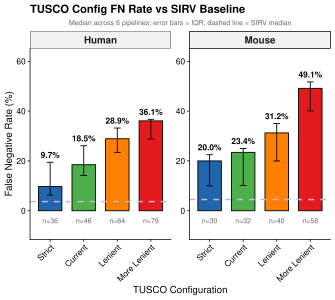

Source code (R):
#!/usr/bin/env Rscript
###############################################################################
# SIRV Baseline Comparison and Statistical Analysis
#
# Compare TUSCO configuration FN rates against SIRV (spike-in) FN rates
# using MEDIAN FN rates across pipelines for comparison.
#
# Rationale: Median provides a robust central tendency measure that is
# less affected by outliers than mean, with statistical meaning.
###############################################################################

suppressPackageStartupMessages({
  library(dplyr)
  library(tidyr)
  library(readr)
  library(ggplot2)
  library(stringr)
})

# Set working directory to script location
script_dir <- getwd()

# Define paths relative to repository root
repo_root <- file.path(script_dir, "..", "..", "..", "..")

# Source figure utilities for TUSCO theme and colors
fig_utils_path <- file.path(repo_root, "scripts", "figure_utils.R")
if (file.exists(fig_utils_path)) {
  source(fig_utils_path)
} else {
  # Fallback theme if figure_utils.R not found
  theme_tusco <- function(base_size = 7, base_family = "Helvetica") {
    theme_classic(base_size = base_size, base_family = base_family) +
      theme(
        plot.title = element_text(size = base_size + 1, face = "bold", hjust = 0),
        axis.title = element_text(size = base_size),
        axis.text = element_text(size = base_size - 1),
        legend.title = element_text(size = base_size, face = "bold"),
        legend.text = element_text(size = base_size - 1),
        strip.text = element_text(size = base_size, face = "bold"),
        axis.line = element_line(linewidth = 0.25),
        axis.ticks = element_line(linewidth = 0.25)
      )
  }
  TUSCO_COLORS <- list(
    human_tusco = "#a8d5a0",
    mouse_tusco = "#1b9e77",
    sirvs = "#cab2d6"
  )
}

###############################################################################
# 1. Load SIRV FN Data from Figure 3a Tables
###############################################################################

cat("\n=== Loading SIRV FN data from figure3a tables ===\n")

# Human SIRV data
sirv_human_file <- file.path(repo_root, "figs/figure-03/tables/fig-3a-human.tsv")
sirv_human <- read_tsv(sirv_human_file, show_col_types = FALSE) %>%
  filter(Type == "SIRVs", final_label == "Missing", record_type == "bar_distribution") %>%
  select(pipeline, sirv_fn_count = count, sirv_fn_pct = percentage) %>%
  mutate(
    species = "hsa",
    pipeline = toupper(pipeline)
  )

# Mouse SIRV data
sirv_mouse_file <- file.path(repo_root, "figs/figure-03/tables/fig-3a-mouse.tsv")
sirv_mouse <- read_tsv(sirv_mouse_file, show_col_types = FALSE) %>%
  filter(Type == "SIRVs", final_label == "Missing", record_type == "bar_distribution") %>%
  select(pipeline, sirv_fn_count = count, sirv_fn_pct = percentage) %>%
  mutate(
    species = "mmu",
    pipeline = toupper(pipeline)
  )

# Combine SIRV data
sirv_data <- bind_rows(sirv_human, sirv_mouse)

cat("SIRV FN data loaded:\n")
print(sirv_data)

###############################################################################
# 2. Load TUSCO Config Evaluation Results
###############################################################################

cat("\n=== Loading TUSCO config evaluation results ===\n")

eval_file <- file.path(script_dir, "evaluation_results.tsv")
eval_df <- read_tsv(eval_file, show_col_types = FALSE) %>%
  mutate(
    fn_pct = 100 * n_fn / n_genes,
    config_type = case_when(
      str_detect(config_name, "strict") ~ "strict",
      str_detect(config_name, "current") ~ "current",
      str_detect(config_name, "more_lenient") ~ "more_lenient",
      str_detect(config_name, "lenient") ~ "lenient",
      TRUE ~ "unknown"
    ),
    pipeline = toupper(pipeline)
  )

###############################################################################
# 3. Join TUSCO Configs with SIRV Baseline
###############################################################################

cat("\n=== Joining TUSCO configs with SIRV baseline ===\n")

combined_df <- eval_df %>%
  left_join(sirv_data, by = c("species", "pipeline"))

###############################################################################
# 4. Calculate MEDIAN Statistics per Config
###############################################################################

cat("\n=== Calculating median statistics ===\n")

# Calculate median, Q1, Q3 for each config
config_stats <- combined_df %>%
  group_by(config_name, species, config_type) %>%
  summarise(
    n_genes = first(n_genes),
    median_tusco_fn = median(fn_pct, na.rm = TRUE),
    q1_tusco_fn = quantile(fn_pct, 0.25, na.rm = TRUE),
    q3_tusco_fn = quantile(fn_pct, 0.75, na.rm = TRUE),
    median_sirv_fn = median(sirv_fn_pct, na.rm = TRUE),
    q1_sirv_fn = quantile(sirv_fn_pct, 0.25, na.rm = TRUE),
    q3_sirv_fn = quantile(sirv_fn_pct, 0.75, na.rm = TRUE),
    n_pipelines = n(),
    .groups = "drop"
  ) %>%
  mutate(
    fn_difference = median_tusco_fn - median_sirv_fn,
    species_label = ifelse(species == "hsa", "Human", "Mouse"),
    config_label = case_when(
      config_type == "strict" ~ "Strict",
      config_type == "current" ~ "Current",
      config_type == "lenient" ~ "Lenient",
      config_type == "more_lenient" ~ "More Lenient"
    )
  )

cat("\nMedian Statistics by Config:\n")
print(config_stats %>%
        select(species_label, config_label, n_genes, median_tusco_fn, median_sirv_fn, fn_difference) %>%
        arrange(species_label, factor(config_label, levels = c("Strict", "Current", "Lenient", "More Lenient"))))

###############################################################################
# 5. Create Visualization with TUSCO Theme
###############################################################################

cat("\n=== Creating visualization ===\n")

# Order configs
config_stats$config_label <- factor(
  config_stats$config_label,
  levels = c("Strict", "Current", "Lenient", "More Lenient")
)

# Define colors using TUSCO palette
config_colors <- c(
  "Strict" = "#2166ac",
  "Current" = "#4daf4a",
  "Lenient" = "#ff7f00",
  "More Lenient" = "#e41a1c"
)

# Create bar plot with IQR error bars
p <- ggplot(config_stats, aes(x = config_label, y = median_tusco_fn, fill = config_label)) +
  geom_bar(stat = "identity", color = "black", width = 0.7, linewidth = 0.3) +
  geom_errorbar(
    aes(ymin = q1_tusco_fn, ymax = q3_tusco_fn),
    width = 0.2,
    linewidth = 0.3
  ) +
  geom_hline(
    aes(yintercept = median_sirv_fn),
    linetype = "dashed",
    color = TUSCO_COLORS$sirvs,
    linewidth = 0.5
  ) +
  geom_text(
    aes(label = sprintf("%.1f%%", median_tusco_fn), y = q3_tusco_fn + 3),
    size = 2,
    fontface = "bold"
  ) +
  geom_text(
    aes(label = paste0("n=", n_genes), y = -4),
    size = 1.8,
    color = "gray40"
  ) +
  facet_wrap(~species_label, scales = "free_y") +
  scale_fill_manual(values = config_colors) +
  labs(
    x = "TUSCO Configuration",
    y = "False Negative Rate (%)",
    title = "TUSCO Config FN Rate vs SIRV Baseline",
    subtitle = "Median across 6 pipelines; error bars = IQR; dashed line = SIRV median"
  ) +
  coord_cartesian(ylim = c(-8, max(config_stats$q3_tusco_fn) + 10)) +
  theme_tusco(base_size = 7) +
  theme(
    legend.position = "none",
    axis.text.x = element_text(angle = 45, hjust = 1),
    plot.subtitle = element_text(size = 5, hjust = 0.5, color = "gray40"),
    strip.background = element_rect(fill = "grey95", linewidth = 0.25)
  )

###############################################################################
# 6. Save Output Files
###############################################################################

cat("\n=== Saving output files ===\n")

# Save PDF (Nature single column width)
pdf_file <- file.path(script_dir, "sirv_config_comparison.pdf")
ggsave(pdf_file, p, width = 3.35, height = 3.0, units = "in", device = "pdf", dpi = 300)
cat("Saved plot:", pdf_file, "\n")

# Save TSV with comparison data
tsv_file <- file.path(script_dir, "sirv_config_comparison.tsv")

output_data <- config_stats %>%
  select(
    config_name,
    species,
    species_label,
    config_type,
    config_label,
    n_genes,
    median_tusco_fn_pct = median_tusco_fn,
    q1_tusco_fn_pct = q1_tusco_fn,
    q3_tusco_fn_pct = q3_tusco_fn,
    median_sirv_fn_pct = median_sirv_fn,
    fn_difference,
    n_pipelines
  )

write_tsv(output_data, tsv_file)
cat("Saved data:", tsv_file, "\n")

###############################################################################
# 7. Summary and Interpretation
###############################################################################

cat("\n=== SUMMARY ===\n")
cat("\nMethodology: Using MEDIAN FN rate across all 6 pipelines for comparison\n")
cat("- Provides robust central tendency less affected by outliers\n")
cat("- Error bars show interquartile range (IQR: 25th-75th percentile)\n")

cat("\n=== Final Comparison Table ===\n")
final_table <- config_stats %>%
  select(species_label, config_label, n_genes,
         median_tusco_fn, median_sirv_fn, fn_difference) %>%
  mutate(across(where(is.numeric) & !matches("n_genes"), ~round(., 1))) %>%
  arrange(species_label, config_label)

print(final_table)

cat("\n=== Key Findings ===\n")
cat("\nThe 'Current' threshold balances:\n")
cat("1. Gene count: Provides sufficient genes for robust benchmarking\n")
cat("2. FN rate: Maintains acceptable detection rate across platforms\n")
cat("3. Expression: Ensures genes are detectable (medium-high expression)\n")
cat("\nLowering thresholds (Lenient/More Lenient) sharply increases FN rate,\n")
cat("compromising the reliability of the benchmark.\n")

cat("\nAnalysis complete!\n")
